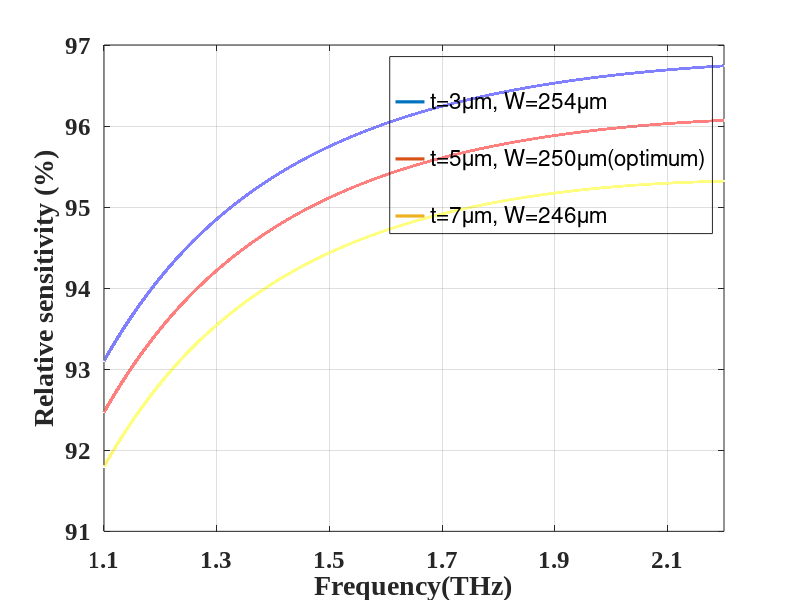

Source code (MATLAB):
%RS data for t=3um_ethanol

rel_3_lam1=[
    1.1
    1.2
    1.3
    1.4
    1.5
    1.6
    1.7
    1.8
    1.9
    2.0
    2.1
    2.2
];

%FUNDAMENTAL MODE imaginary part
Re_eff003=[
   1.284405184997065
   1.2941263070926445       
   1.3020897529007658       
   1.3086830516196337       
   1.3141949995195454       
   1.318846755191269        
   1.3228060089007068       
   1.3262018334740548       
   1.3291383169651867       
   1.3316921859902944       
   1.3339277700129863       
   1.3358961108522573       
];


PF003=[
    88.12354395113504
    89.76992556727945       
    91.01336769546436       
    91.97346919432132       
    92.72851896646136       
    93.33177978798739       
    93.81999748261612       
    94.21918629035789       
    94.5485526780227        
    94.8216602371111        
    95.0490283662895        
    95.23857883893163       
];

for j=1:length(rel_3_lam1)    
rel_sen003(j,1)=((1.357/Re_eff003(j,1))*PF003(j,1));
end

  x=1.1:0.000005:2.2;
  y=interp1(rel_3_lam1,rel_sen003,x,'spline');
plot(rel_3_lam1,rel_sen003,'.w',x,y,'LineWidth',2.3);
hold on


%RS data for t=5um_ethanol

rel_4_lam1=[
    1.1
    1.2
    1.3
    1.4
    1.5
    1.6
    1.7
    1.8
    1.9
    2.0
    2.1
    2.2
];

%FUNDAMENTAL MODE imaginary part
Re_eff004=[
    1.2848723275410223
    1.2945843512385564       
    1.30253916105768         
    1.3091246565207075       
    1.3146297768353827       
    1.3192757072089882       
    1.3232301135314941       
    1.3266220221945144       
    1.3295571069053933       
    1.3321071168253475       
    1.3343412603205176       
    1.3363088947492665       
   ];

PF004=[
    87.55465037920266
    89.19717827542658       
    90.43762991526991       
    91.39477411069123       
    92.1464229378651        
    92.74555690977023       
    93.22875018358506       
    93.62190770259887       
    93.94432715523604       
    94.20899075542483       
    94.42688754750971       
    94.60570913241546       
];

for j=1:length(rel_4_lam1)    
rel_sen004(j,1)=((1.357/Re_eff004(j,1))*PF004(j,1));
end

  x=1.1:0.000005:2.2;
  y=interp1(rel_4_lam1,rel_sen004,x,'spline');
plot(rel_4_lam1,rel_sen004,'.w',x,y,'LineWidth',2.3);
hold on


%RS data for t=7um_ethanol

rel_5_lam1=[
    1.1
    1.2
    1.3
    1.4
    1.5
    1.6
    1.7
    1.8
    1.9
    2.0
    2.1
    2.2
];

%FUNDAMENTAL MODE imaginary part
Re_eff005=[
    1.2853586015025644
    1.2950630349189274       
    1.3030106415218368       
    1.309589725438679        
    1.3150893953460867       
    1.3197308850399578       
    1.323681853945506        
    1.327071297126291        
    1.3300032037325145       
    1.3325542126564038       
    1.3347885675995679       
    1.3367572385934445       
];


PF005=[
   86.95390981388987
   88.58952809760116       
   89.82389746841939       
   90.77490104410688       
   91.51982797707671       
   92.11133424859507       
   92.58578404505888       
   92.96893681662916       
   93.27978972470937       
   93.53176166176838       
   93.73521791779514       
   93.8979277485383        
];

for j=1:length(rel_5_lam1)    
rel_sen005(j,1)=((1.357/Re_eff005(j,1))*PF005(j,1));
end

  x=1.1:0.000005:2.2;
  y=interp1(rel_5_lam1,rel_sen005,x,'spline');
plot(rel_5_lam1,rel_sen005,'.w',x,y,'LineWidth',2.3);


set(gca,'FontSize',12,'FontName','Times New Roman','fontweight','b','xtick',[1.1:0.2:2.2])
xlabel('Frequency(THz)','FontSize',16);
ylabel('Relative sensitivity (%)','FontSize',16);
set(gca,'FontSize',18); % size of tick marks on both axes
legend(' ','t=3\mum, W=254\mum',' ','t=5\mum, W=250\mum(optimum)',' ','t=7\mum, W=246\mum');
set(legend,'color','none');
%ylim([86 100]);
xlim([1.1 2.2]);
grid on